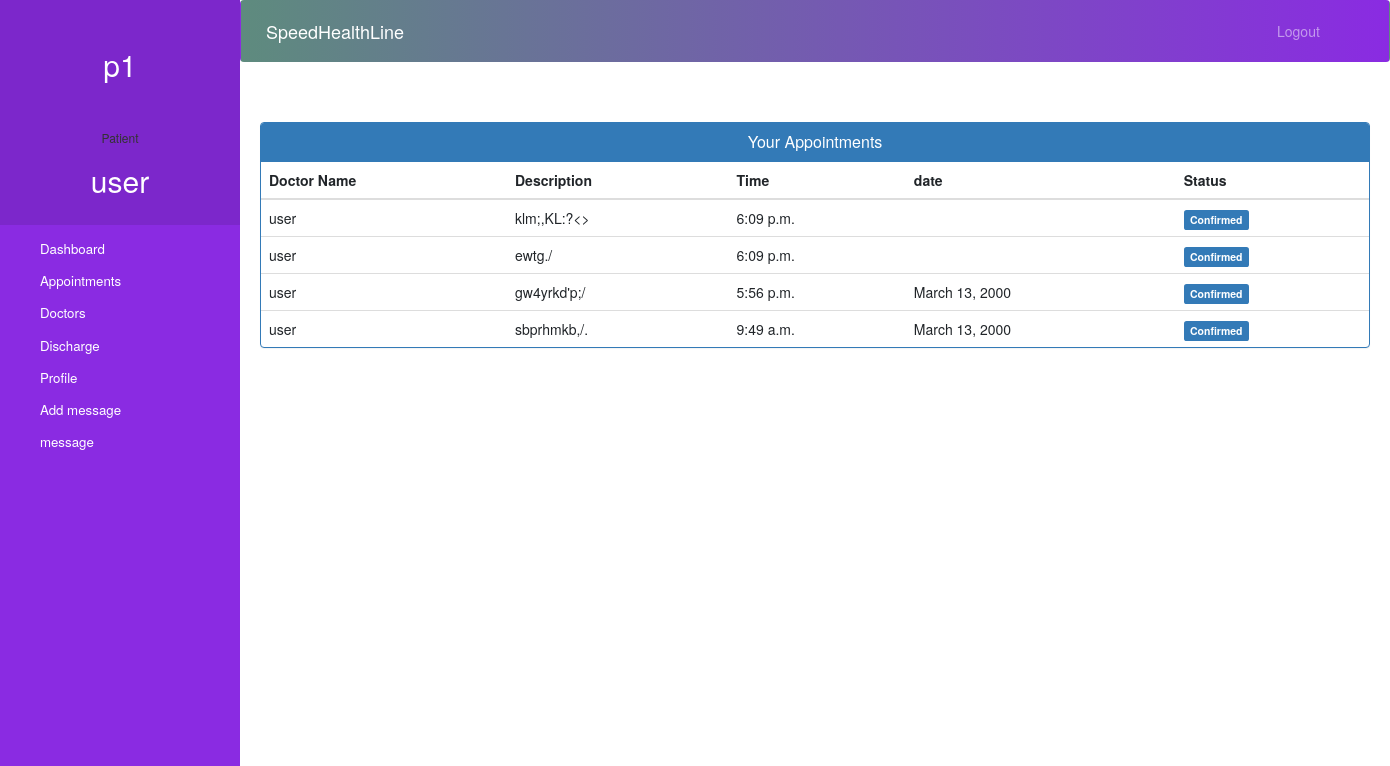
The app's page /patient-view-appointment (signed in), older data.
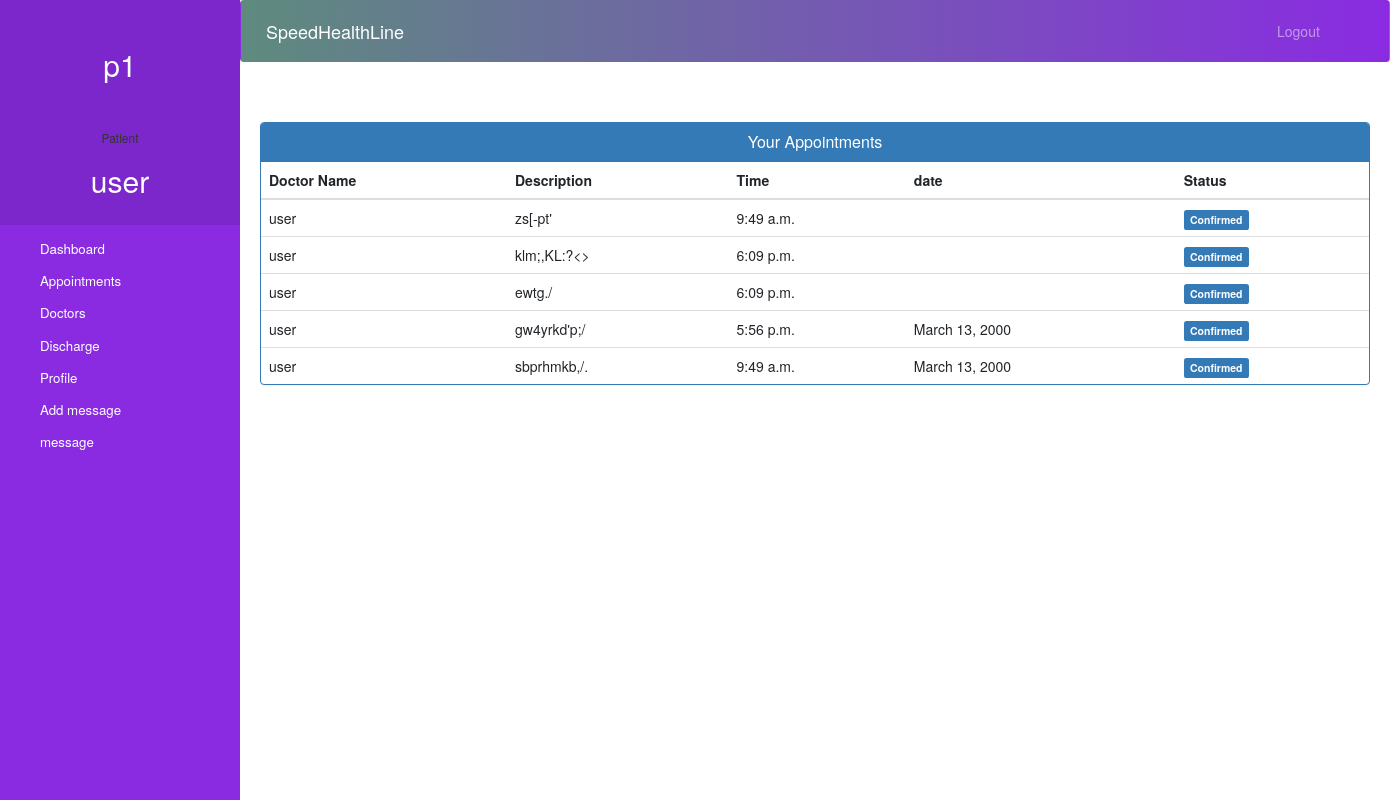
The same page, newer data.
### core/models.py (models this page shows, shortened)
class Appointment(models.Model):
    patientId = models.PositiveIntegerField(null=True, default=0)
    doctorId = models.PositiveIntegerField(null=True, default=0)
    patientName = models.CharField(max_length=40, null=True)
    doctorName = models.CharField(max_length=40, null=True)
    appointmentDate = models.DateField(null=True)
    appointmentTime = models.TimeField(null=True)
    timeslots = models.ManyToManyField(DoctorSchedule, blank=True)
    description = models.TextField(max_length=500)
    status = models.BooleanField(default=True)

class DoctorSchedule(models.Model):
    doctor = models.ForeignKey(User, on_delete=models.CASCADE)
    date = models.DateField()
    time = models.TimeField()

### core/views.py (the view)
# urls.py: path('patient-view-appointment', patient_view_appointment, name='patient-view-appointment'),
@login_required(login_url='Userlogin')
@user_passes_test(is_patient)
def patient_view_appointment(request):
    patient = models.Patient.objects.get(user_id=request.user.id)
    appointments = models.Appointment.objects.filter(status=True).order_by('-id')
    return render(request, 'patient_view_appointment.html', {'appointments': appointments, 'patient': patient})

### core/views.py (called while the page is built)
def is_patient(user):
    return user.groups.filter(name='PATIENT').exists()

### templates/patient_view_appointment.html (shortened to what this page needs)
{% extends 'patient_base.html' %}
{% block content %}
<head>
  <link href="//netdna.bootstrapcdn.com/bootstrap/3.0.0/css/bootstrap.min.css" rel="stylesheet" id="bootstrap-css">
</head>
<div class="container">
  <div class="panel panel-primary">
    <div class="panel-heading">
      <h6 class="panel-title">Your Appointments</h6>
    </div>
    <table class="table table-hover" id="dev-table">
      <thead>
        <tr>
          <th>Doctor Name</th>
          <th>Description</th>
          <th>Time</th>
          <th>date</th>
          <th>Status</th>
        </tr>
      </thead>
      {% for a in appointments %}
      <tr>
        <td>{{ a.doctorName }}</td>
        <td>{{ a.description }}</td>
        <td>{{ a.appointmentTime }}</td>
        <td>
          {% for date in a.timeslots.all %}
            {{ date.date }}  <br>
          {% endfor %}
        </td>
        {% if a.status %}
          <td><span class="label label-primary">Confirmed</span></td>
        {% else %}
          <td><span class="label label-success">Pending</span></td>
        {% endif %}
      </tr>
      {% endfor %}
    </table>
  </div>
</div>
{% endblock content %}

### templates/patient_base.html (shortened to what this page needs)
<!DOCTYPE html>
{% load static %}
<html lang="en">
<head>
  <link rel="stylesheet" href="https://stackpath.bootstrapcdn.com/bootstrap/4.3.1/css/bootstrap.min.css">
  <link rel="stylesheet" href="https://maxcdn.bootstrapcdn.com/font-awesome/4.7.0/css/font-awesome.min.css">
</head>
<body>
  <nav class="menu" tabindex="0">
    <header class="avatar">
        <h2>{{request.user}}</h2>
      <br><br>
      <h6>Patient</h6>
      <h2>{{request.user.first_name}}</h2>
    </header>
    <ul>
      <li tabindex="0" class="icon-dashboard"> <a style="color:white; text-decoration:none;" href="/patient-dashboard"><span>Dashboard</span></a> </li>
      <li tabindex="0" class="icon-calendar"> <a style="color:white; text-decoration:none;" href="/patient-appointment"><span>Appointments</span></a></li>
      <li tabindex="0" class="icon-users"> <a style="color:white; text-decoration:none;" href="/patient-doctor"><span>Doctors</span></a></li>
      <li tabindex="0" class="icon-users"> <a style="color:white; text-decoration:none;" href="/patient-discharge"><span>Discharge</span></a></li>
      <li tabindex="0" class="icon-calendar"> <a style="color:white; text-decoration:none;" href="/patient-profile"><span>Profile</span></a></li>
      <li tabindex="0" class="icon-calendar"> <a style="color:white; text-decoration:none;" href="/add-message"><span>Add message</span></a></li>
      <li tabindex="0" class="icon-calendar"> <a style="color:white; text-decoration:none;" href="/message"><span>message</span></a></li>
    </ul>
  </nav>
  <main>
    <div class="bs-example">
<nav class="navbar navbar-expand-md navbar-dark fixed-top" style="background: linear-gradient(to right, #5E8B7E, #8A2BE2);">        <a href="/patient-dashboard" class="navbar-brand">SpeedHealthLine</a>
        <div class="collapse navbar-collapse justify-content-between" id="navbarCollapse">
          <div class="navbar-nav" style=" margin-left: 90%;">
            <a href="/logout" class="nav-item nav-link">Logout</a>
          </div>
        </div>
      </nav>
    </div>
    <br><br>
    {% block content %}
    {% endblock content %}
    <br><br><br><br><br><br><br>
    <footer>
      <br>
      <div class="container">
        <div class="row">
          <div class="col-md-12 col-sm-12">
          </div>
        </div>
      </div>
    </footer>
  </main>
</body>
</html>

### templates/patient_base.html (style rules this page uses)
a:link { text-decoration: none; color: #8a2be2; }
body { padding-left: 240px; background-color: #f8f8ff; background-repeat: no-repeat; background-position: center center; background-attachment: fixed; background-size: cover; }
main { position: relative; height: 100vh; }
.menu { background: #8a2be2; height: 100vh; width: 240px; position: fixed; top: 0px; left: 0; z-index: 5; outline: none; }
.menu .avatar { background: rgba(0, 0, 0, 0.1); padding: 2em 0.5em; text-align: center; }
.menu .avatar h2 { font-weight: normal; margin-bottom: 0; color: #fff; }
.menu ul { list-style: none; padding: 0.5em 0; margin: 0; }
.menu ul li { padding: 0.5em 1em 0.5em 3em; font-size: 0.95em; font-weight: lighter; background-repeat: no-repeat; background-position: left 15px center; background-size: auto 20px; transition: all 0.15s linear; cursor: pointer; color: #fff; }
.menu ul li.icon-dashboard { background-image: url("http://www.entypo.com/images//gauge.svg"); }
.menu ul li.icon-users { background-image: url("http://www.entypo.com/images//users.svg"); }
.menu ul li.icon-calendar { background-image: url("http://www.entypo.com/images//calendar.svg"); }

### templates/patient_view_appointment.html (style rules this page uses)
a:link { text-decoration: none; }
h6 { text-align: center; }
.row { margin: 100px; }

Row changes from the older to the newer data that the page shows:
added Appointment: doctorName "user", description "zs[-pt'", appointmentTime "9:49 a.m.", status "Confirmed"
